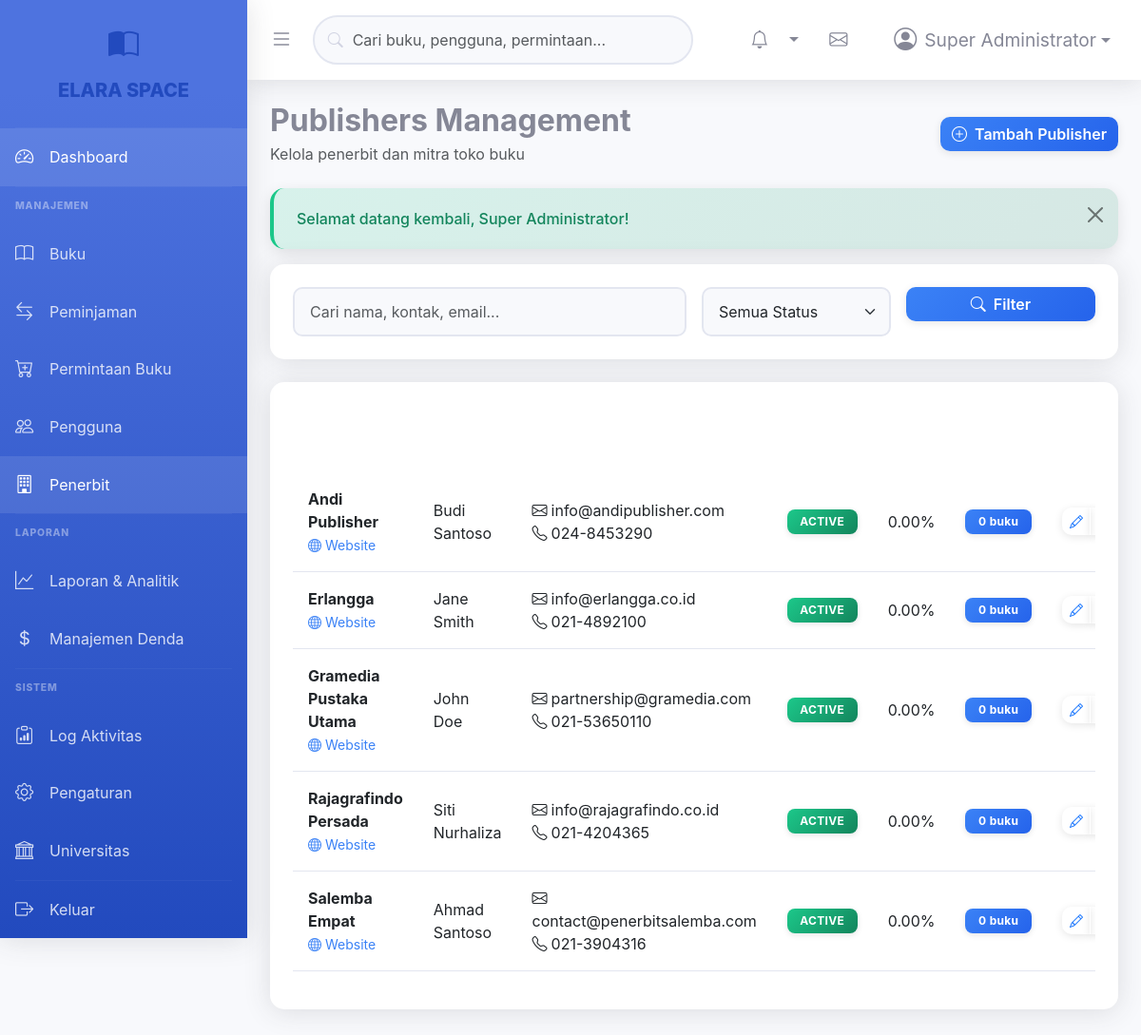
/admin/publishers/index.php (signed in), run on the app's committed database.
### tables this page shows
CREATE TABLE users (
    id INT PRIMARY KEY AUTO_INCREMENT,
    university_id INT NOT NULL,
    user_code VARCHAR(20) UNIQUE NOT NULL,
    name VARCHAR(100) NOT NULL,
    email VARCHAR(100) UNIQUE NOT NULL,
    password VARCHAR(255) NOT NULL,
    role ENUM('admin', 'mahasiswa', 'dosen', 'staff', 'super_admin') DEFAULT 'mahasiswa',
    phone VARCHAR(20),
    address TEXT,
    profile_photo VARCHAR(255),
    status ENUM('active', 'inactive', 'suspended') DEFAULT 'active',
    created_at TIMESTAMP DEFAULT CURRENT_TIMESTAMP,
    updated_at TIMESTAMP DEFAULT CURRENT_TIMESTAMP ON UPDATE CURRENT_TIMESTAMP,
    FOREIGN KEY (university_id) REFERENCES universities(id) ON DELETE CASCADE,
    INDEX idx_email (email),
    INDEX idx_role (role),
    INDEX idx_university (university_id)
);

CREATE TABLE publishers (
    id INT PRIMARY KEY AUTO_INCREMENT,
    name VARCHAR(100) NOT NULL,
    contact_person VARCHAR(100),
    email VARCHAR(100),
    phone VARCHAR(20),
    address TEXT,
    website VARCHAR(255),
    partnership_status ENUM('active', 'pending', 'inactive') DEFAULT 'active',
    commission_rate DECIMAL(5,2) DEFAULT 0.00,
    created_at TIMESTAMP DEFAULT CURRENT_TIMESTAMP,
    INDEX idx_status (partnership_status)
);

### config/Database.php (called while the page is built, shortened)
<?php
class Database {
    private $host = "localhost";
    private $db_name = "elara_space";
    private $username = "root";
    private $password = "root";
    private $charset = "utf8mb4";
    public $conn;
    public function getConnection() {
        $this->conn = null;
        try {
            $dsn = "mysql:host=" . $this->host . ";dbname=" . $this->db_name . ";charset=" . $this->charset;
            $options = [
                PDO::ATTR_ERRMODE => PDO::ERRMODE_EXCEPTION,
                PDO::ATTR_DEFAULT_FETCH_MODE => PDO::FETCH_ASSOC,
                PDO::ATTR_EMULATE_PREPARES => false,
                PDO::MYSQL_ATTR_INIT_COMMAND => "SET NAMES utf8mb4"
            ];
            $this->conn = new PDO($dsn, $this->username, $this->password, $options);
        } catch(PDOException $e) {
            echo "Connection Error: " . $e->getMessage();
        }
        return $this->conn;
    }
    public function execute($query, $params = []) {
        try {
            $stmt = $this->conn->prepare($query);
            $result = $stmt->execute($params);
            return $result ? $stmt : false;
        } catch(PDOException $e) {
            error_log("Database Error: " . $e->getMessage());
            error_log("Query: " . $query);
            return false;
        }
    }
    public function fetchOne($query, $params = []) {
        $stmt = $this->execute($query, $params);
        return $stmt ? $stmt->fetch() : null;
    }
    public function fetchAll($query, $params = []) {
        $stmt = $this->execute($query, $params);
        return $stmt ? $stmt->fetchAll() : [];
    }
}

### config/config.php (called while the page is built, shortened)
<?php
require_once BASE_PATH . '/config/database.php';
require_once BASE_PATH . '/includes/functions.php';
function getCurrentUser() {
    $db = new Database();
    $query = "SELECT u.*, uni.name as university_name, uni.code as university_code
              FROM users u
              LEFT JOIN universities uni ON u.university_id = uni.id
              WHERE u.id = ?";
    return $db->fetchOne($query, [$_SESSION['user_id']]);
}

### admin/publishers/index.php (the view, shortened to what this page needs)
<?php
require_once '../../config/config.php';
$db = new Database();
$search = $_GET['search'] ?? '';
$where = [];
$params = [];
$whereClause = !empty($where) ? "WHERE " . implode(" AND ", $where) : "";
$page = isset($_GET['page']) ? (int)$_GET['page'] : 1;
$totalPublishers = $db->fetchOne("SELECT COUNT(*) as count FROM publishers $whereClause", $params)['count'];
$pagination = paginate($totalPublishers, $page);
$query = "SELECT p.*,
          (SELECT COUNT(*) FROM books WHERE publisher_id = p.id) as book_count
          FROM publishers p
          $whereClause
          ORDER BY p.name ASC
          LIMIT {$pagination['items_per_page']} OFFSET {$pagination['offset']}";
$publishers = $db->fetchAll($query, $params);
?>
<!DOCTYPE html>
<html lang="id">
<head>
    <link href="https://cdn.jsdelivr.net/npm/bootstrap@5.3.0/dist/css/bootstrap.min.css" rel="stylesheet">
    <link href="https://cdn.jsdelivr.net/npm/bootstrap-icons@1.10.0/font/bootstrap-icons.css" rel="stylesheet">
    <link href="<?php echo SITE_URL; ?>/assets/css/style.css" rel="stylesheet">
</head>
<body>
    <?php include '../includes/sidebar.php'; ?>
    <div class="main-content">
        <?php include '../includes/topbar.php'; ?>
        <div class="content-wrapper">
            <div class="d-flex justify-content-between align-items-center mb-4">
                <div>
                    <h1 class="h2 fw-bold mb-1">Publishers Management</h1>
                    <p class="text-muted mb-0">Kelola penerbit dan mitra toko buku</p>
                </div>
                <div>
                    <a href="<?php echo SITE_URL; ?>/admin/publishers/add.php" class="btn btn-primary">
                        <i class="bi bi-plus-circle me-2"></i>Tambah Publisher
                    </a>
                </div>
            </div>
            <div class="card mb-4">
                <div class="card-body">
                    <form method="GET" class="row g-3">
                        <div class="col-md-6">
                            <input type="text" name="search" class="form-control" placeholder="Cari nama, kontak, email..." value="<?php echo htmlspecialchars($search); ?>">
                        </div>
                        <div class="col-md-3">
                            <select name="status" class="form-select">
                                <option value="">Semua Status</option>
                            </select>
                        </div>
                        <div class="col-md-3">
                            <button type="submit" class="btn btn-primary w-100">
                                <i class="bi bi-search me-2"></i>Filter
                            </button>
                        </div>
                    </form>
                </div>
            </div>
            <div class="card">
                <div class="card-body">
                    <?php if (!empty($publishers)): ?>
                        <div class="table-responsive">
                            <table class="table table-hover">
                                <thead>
                                    <tr>
                                        <th>Nama Publisher</th>
                                        <th>Kontak</th>
                                        <th>Email/Telepon</th>
                                        <th>Status</th>
                                        <th>Komisi</th>
                                        <th>Jumlah Buku</th>
                                        <th>Aksi</th>
                                    </tr>
                                </thead>
                                <tbody>
                                    <?php foreach ($publishers as $publisher): ?>
                                        <tr>
                                            <td>
                                                <div class="fw-bold"><?php echo htmlspecialchars($publisher['name']); ?></div>
                                                <?php if ($publisher['website']): ?>
                                                    <small><a href="<?php echo htmlspecialchars($publisher['website']); ?>" target="_blank" class="text-decoration-none">
                                                        <i class="bi bi-globe me-1"></i>Website
                                                    </a></small>
                                                <?php endif; ?>
                                            </td>
                                            <td><?php echo htmlspecialchars($publisher['contact_person'] ?? '-'); ?></td>
                                            <td>
                                                <?php if ($publisher['email']): ?>
                                                    <div><i class="bi bi-envelope me-1"></i><?php echo htmlspecialchars($publisher['email']); ?></div>
                                                <?php endif; ?>
                                                <?php if ($publisher['phone']): ?>
                                                    <div><i class="bi bi-telephone me-1"></i><?php echo htmlspecialchars($publisher['phone']); ?></div>
                                                <?php endif; ?>
                                            </td>
                                            <td>
                                                <?php
                                                $statusColors = [
                                                    'active' => 'success',
                                                    'pending' => 'warning',
                                                    'inactive' => 'secondary'
                                                ];
                                                $color = $statusColors[$publisher['partnership_status']] ?? 'secondary';
                                                ?>
                                                <span class="badge bg-<?php echo $color; ?>">
                                                    <?php echo strtoupper($publisher['partnership_status']); ?>
                                                </span>
                                            </td>
                                            <td><?php echo number_format($publisher['commission_rate'], 2); ?>%</td>
                                            <td>
                                                <span class="badge bg-primary"><?php echo $publisher['book_count']; ?> buku</span>
                                            </td>
                                            <td>
                                                <div class="btn-group btn-group-sm">
                                                    <a href="<?php echo SITE_URL; ?>/admin/publishers/edit.php?id=<?php echo $publisher['id']; ?>"
                                                       class="btn btn-outline-primary" title="Edit">
                                                        <i class="bi bi-pencil"></i>
                                                    </a>
                                                    <a href="?delete=1&id=<?php echo $publisher['id']; ?>"
                                                       class="btn btn-outline-danger"
                                                       onclick="return confirm('Yakin ingin menghapus publisher ini?')"
                                                       title="Delete">
                                                    </a>
                                                </div>
                                            </td>
                                        </tr>
                                    <?php endforeach; ?>
                                </tbody>
                            </table>
                        </div>
                    <?php endif; ?>
                </div>
            </div>
        </div>
    </div>
</body>
</html>

### admin/includes/topbar.php (shortened to what this page needs)
<nav class="topbar">
    <button class="topbar-toggle" id="sidebarToggle" onclick="toggleSidebar()">
        <i class="bi bi-list"></i>
    </button>
    <div class="topbar-search">
        <i class="bi bi-search"></i>
        <input type="text" class="form-control" placeholder="Cari buku, pengguna, permintaan...">
    </div>
    <ul class="topbar-nav">
        <li class="nav-item dropdown">
            <a class="nav-link dropdown-toggle" href="#" id="notificationsDropdown" role="button"
               data-bs-toggle="dropdown" aria-expanded="false">
                <i class="bi bi-bell"></i>
                <?php
                $currentUser = getCurrentUser();
                ?>
            </a>
        </li>
        <li class="nav-item">
            <a class="nav-link" href="<?php echo SITE_URL; ?>/admin/messages.php" title="Pesan">
                <i class="bi bi-envelope"></i>
            </a>
        </li>
        <li class="nav-item dropdown">
            <a class="nav-link dropdown-toggle d-flex align-items-center" href="#" id="userDropdown"
               role="button" data-bs-toggle="dropdown" aria-expanded="false">
                <?php if (!empty($currentUser['profile_photo'])): ?>
                    <img src="<?php echo SITE_URL . '/uploads/profiles/' . $currentUser['profile_photo']; ?>"
                         class="rounded-circle me-2" width="32" height="32" alt="Profile">
                <?php else: ?>
                    <i class="bi bi-person-circle me-2" style="font-size: 1.5rem;"></i>
                <?php endif; ?>
                <span class="d-none d-md-inline"><?php echo $currentUser['name']; ?></span>
            </a>
        </li>
    </ul>
</nav>

### data on the page
users: name "Super Administrator"
publishers: name "Andi Publisher", contact_person "Budi Santoso", email "info@andipublisher.com", phone "024-8453290", partnership_status "ACTIVE", commission_rate "0.00", book_count "0"
publishers: name "Erlangga", contact_person "Jane Smith", email "info@erlangga.co.id", phone "021-4892100", partnership_status "ACTIVE", commission_rate "0.00", book_count "0"
publishers: name "Gramedia Pustaka Utama", contact_person "John Doe", email "partnership@gramedia.com", phone "021-53650110", partnership_status "ACTIVE", commission_rate "0.00", book_count "0"
publishers: name "Rajagrafindo Persada", contact_person "Siti Nurhaliza", email "info@rajagrafindo.co.id", phone "021-4204365", partnership_status "ACTIVE", commission_rate "0.00", book_count "0"
publishers: name "Salemba Empat", contact_person "Ahmad Santoso", email "contact@penerbitsalemba.com", phone "021-3904316", partnership_status "ACTIVE", commission_rate "0.00", book_count "0"

### other printed values
SITE_NAME "ELARA SPACE"
$flash['message'] "Selamat datang kembali, Super Administrator!"
